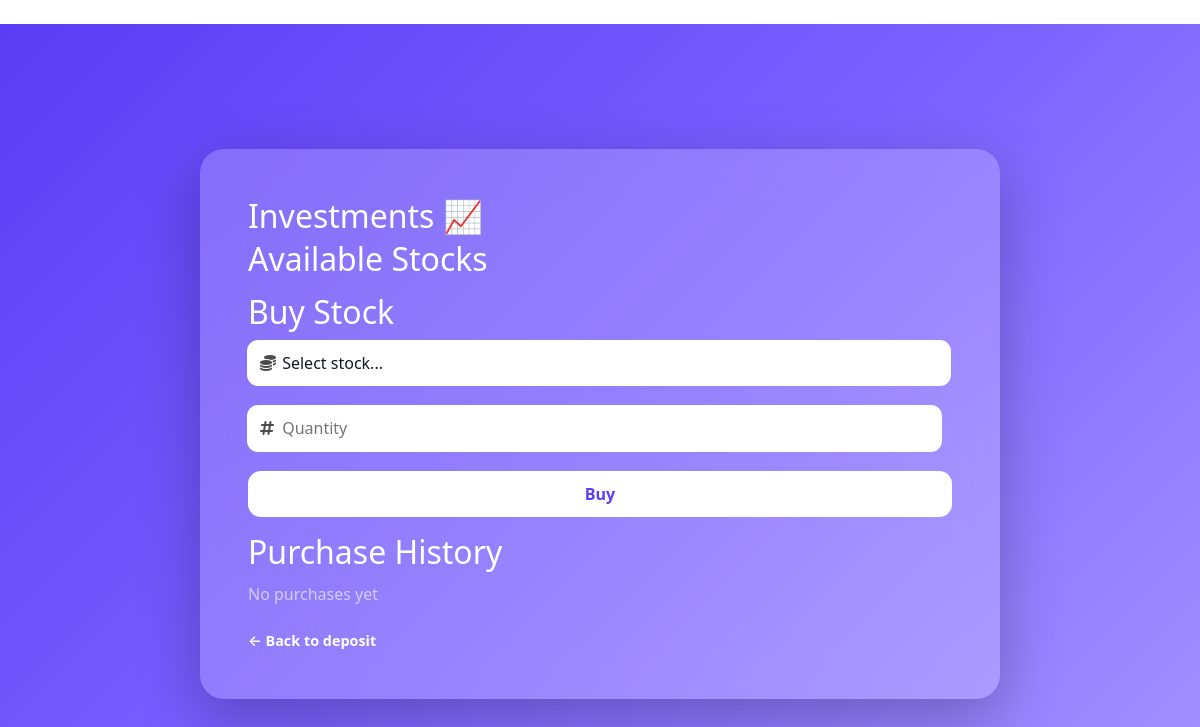
/deposits/bonds/ (signed in), run on an earlier commit of the app's database.
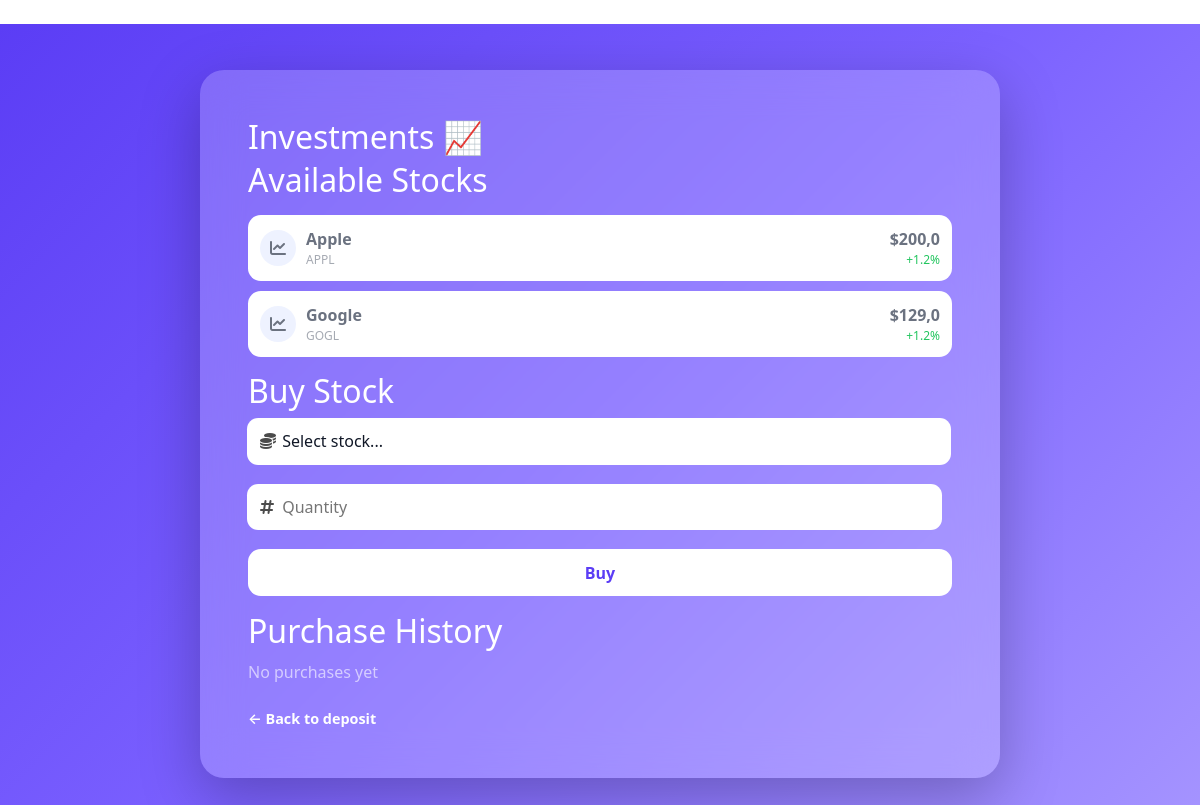
And on a later commit of the database.
### deposits/models.py (models this page shows, shortened)
class Stock(models.Model):
    name = models.CharField(max_length=100)
    symbol = models.CharField(max_length=10)
    price = models.FloatField()

### deposits/views.py (the view, shortened to what this page needs)
# urls.py: path('bonds/', views.buy_bonds, name='buy_bonds'),
def buy_bonds(request):
    stocks = Stock.objects.all()
    purchases = Purchase.objects.filter(user=request.user).order_by("-created_at")[:10]
    user_balance = getattr(request.user.account, 'balance', Decimal('0'))
    MIN_INVESTMENT = Decimal('100.00')
    MAX_PERCENT_OF_BALANCE = Decimal('0.50')
    lower_bound = MIN_INVESTMENT
    upper_bound = (user_balance * MAX_PERCENT_OF_BALANCE).quantize(Decimal('0.01'))
    return render(request, "deposits/bonds.html", {
        "stocks": stocks,
        "purchases": purchases,
        "balance": round(user_balance, 2),
        "lower_bound": lower_bound,
        "upper_bound": upper_bound,
    })

### main/context_processors.py (called while the page is built)
def unread_messages(request):
    if request.user.is_authenticated:
        count = InboxMessage.objects.filter(
            receiver=request.user,
            is_read=False
        ).count()
    else:
        count = 0
    return {
        'unread_count': count
    }

### deposits/templates/deposits/bonds.html (shortened to what this page needs)
﻿{% extends 'main/users/users_layout.html' %}
{% block content %}
{% load static %}
<div class="login-page">
    <div class="login-card wide">
        <h1>Investments 📈</h1>
        <h2>Available Stocks</h2>
        <div class="stocks-list">
            {% for stock in stocks %}
            <div style="color: #6b7280 !important;" class="stock-card">
                <div class="stock-left">
                    <div class="stock-icon">
                        <i class="fa-solid fa-chart-line"></i>
                    </div>
                    <div>
                        <div class="stock-name">{{ stock.name }}</div>
                        <div class="stock-symbol">{{ stock.symbol }}</div>
                    </div>
                </div>
                <div class="stock-right">
                    <div class="stock-price">${{ stock.price }}</div>
                    <div class="stock-change up">+1.2%</div>
                </div>
            </div>
            {% endfor %}
        </div>
        <h2>Buy Stock</h2>
        <form method="POST">
            <div class="input-group">
                <i class="fa-solid fa-coins"></i>
                <select name="stock" required>
                    <option value="">Select stock...</option>
                </select>
            </div>
            <div class="input-group">
                <i class="fa-solid fa-hashtag"></i>
                <input type="number" name="quantity" placeholder="Quantity" min="1" required>
            </div>
            <button class="login-btn">Buy</button>
        </form>
        <h2>Purchase History</h2>
        <div class="history-list">
            {% for p in purchases %}
            <div class="history-card">
                <div>
                    <div class="history-name">{{ p.stock.symbol }}</div>
                    <div class="history-qty">x{{ p.quantity }}</div>
                </div>
                <div class="history-price">
                    ${{ p.total_price }}
                </div>
            </div>
            {% empty %}
            <p class="empty-text">No purchases yet</p>
            {% endfor %}
        </div>
        <div class="login-footer">
            <a href="{% url 'deposit' %}">
                ← Back to deposit
            </a>
        </div>
    </div>
</div>
{% endblock %}

### main/templates/main/users/users_layout.html (shortened to what this page needs)
{% load static %}
 <!doctype html>
 <html lang="en">
 <head>
     <link href="https://cdn.jsdelivr.net/npm/bootstrap@5.3.3/dist/css/bootstrap.min.css" rel="stylesheet">
     <link rel="stylesheet" href="https://cdnjs.cloudflare.com/ajax/libs/font-awesome/6.7.2/css/all.min.css" />
     <link rel="stylesheet" href="{% static 'main/css/main.css' %}">
     <link rel="stylesheet" href="{% static 'main/css/deposits.css' %}">
 </head>
 <body>
 <div>
     {% block content %}
     {% endblock%}
 </div>
 </body>
 </html>

### main/static/main/css/main.css (style rules this page uses)
html, body { margin: 0; padding: 0; min-height: 100%; }
body { background-color: white; color: #111; overflow-x: hidden; overflow-y: auto; }
* { box-sizing: border-box; }
a { text-decoration: none; color: #9c9c9c; font-size: 0.9rem; transition: color 0.2s ease; }
.login-page { height:100vh; display:flex; justify-content:center; align-items:center; background:linear-gradient( 135deg, #5b3df5, #7b61ff, #a594ff ); }
.login-card { width:100%; max-width:420px; padding:3rem; position:relative; border-radius:1.5rem; background:rgba(255,255,255,0.2); backdrop-filter:blur(20px); color: white; box-shadow:0 20px 60px rgba(0,0,0,0.25); }
.login-card h1 { font-size:2rem; margin-bottom:0.3rem; }
.input-group { position:relative; margin-bottom:1.2rem; }
.input-group i { position:absolute; left:12px; top:50%; transform:translateY(-50%); opacity:0.7; color:black; }
.input-group input, .input-group select { width:100%; padding:0.7rem 0.7rem 0.7rem 2.2rem; border-radius:0.7rem !important; border:none; outline:none; background:white; appearance:none; -webkit-appearance:none; color:#111827; }
.login-btn { width:100%; padding:0.7rem; border:none; border-radius:0.8rem; background:white; color:#5b3df5; font-weight:600; cursor:pointer; transition:0.25s; }
.login-footer { margin-top:1.5rem; font-size:0.9rem; }
.login-footer a { color:white; font-weight:600; text-decoration:none; }

### main/static/main/css/deposits.css (style rules this page uses)
button { padding:10px 18px; border:none; border-radius:10px; cursor:pointer; background:#5b4cff; color:white; font-weight:600; }
input { padding:10px; border-radius:10px; border:1px solid #ddd; margin-right:10px; }
input { border: 1px solid #eee; padding: 8px; border-radius: 8px; }
.stock-card { display: flex; justify-content: space-between; align-items: center; padding: 15px; border-radius: 15px; background: #f7f7ff; transition: 0.2s; }
.stock-name { font-weight: 600; }
.stock-symbol { font-size: 0.8rem; color: #6b7280; }
.stock-price { font-weight: 600; font-size: 1rem; }
.login-card.wide { max-width: 800px; }
.empty-text { opacity:0.6; }
.login-card.wide { max-width:800px; }
.stocks-list { margin:15px 0; }
.stock-card { display:flex; justify-content:space-between; align-items:center; padding:12px; border-radius:0.8rem; background:#fff; margin-bottom:10px; transition:0.2s; }
.stock-left { display:flex; align-items:center; gap:10px; }
.stock-icon { width:36px; height:36px; border-radius:50%; background:#eef2ff; display:flex; align-items:center; justify-content:center; }
.stock-name { font-weight:600; }
.stock-symbol { font-size:12px; opacity:0.6; }
.stock-right { text-align:right; }
.stock-price { font-weight:600; }
.stock-change { font-size:12px; }
.stock-change.up { color:#22c55e; }
.history-list { margin-top:10px; }

What changed in the data, as far as the page shows it:
added Stock: name "Apple", symbol "APPL", price "200,0"
added Stock: name "Google", symbol "GOGL", price "129,0"
